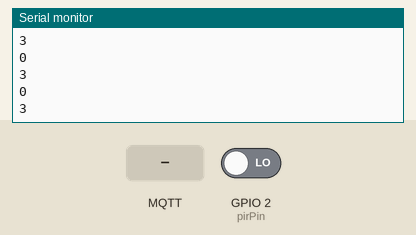
Bench run of a sketch on a simulated ESP8266 (NodeMCU). Shown: the last lines printed to the serial monitor. Inputs (shaded band) come from the test bench; at power-on: GPIO 2 (pirPin) LOW. WiFi joins after 1.5 s; servers stay silent unless stated; no MQTT or app messages arrive unless stated.

Above: at 3.0 s.
3.1 s: GPIO 2 (pirPin) driven HIGH
At 3.6 s:
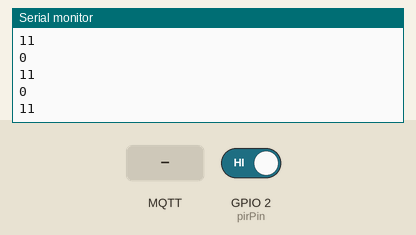
4.6 s: MQTT message "On" arrives on the first subscribed topic
At 5.6 s:
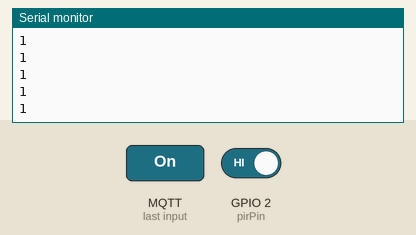
6.1 s: MQTT message "Off" arrives on the first subscribed topic
Timing chart, 0 to 9.1 s (numbered marks = the images above; inputs shaded):
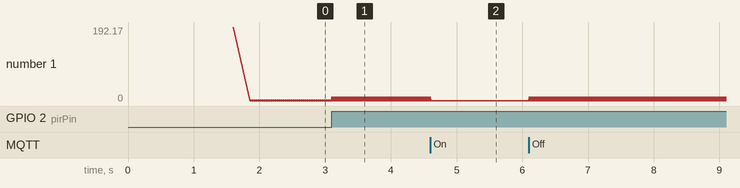

The sketch:

motion_sensor.ino
```cpp
// Define pins for LEDs

#include <PubSubClient.h>
#include <ESP8266WiFi.h>


//EDIT THESE LINES TO MATCH YOUR SETUP
#define MQTT_SERVER "91.121.93.94"
const char* ssid = "ssid";
const char* password = "password";

// Callback function header
void callback(char* topic, byte* payload, unsigned int length);

// millis
unsigned long currentMillis;
unsigned long startMillis;
const unsigned long period= 10000; // how much time?

bool isOn = false;
bool isMove= false;

//motion sensor status
int detectedLED ;

// Input from Motion Sensor on ESP8266 GPIO2
const int pirPin = 2;

// Variable to store value from PIR
int pirValue;

//topic to publish to for controlling the other ESP module
const char* lightTopic = "/house/light1";

//topic to subscribe to the light
const char* lightConfirmTopic = "/house/light1confirm";


WiFiClient wifiClient;
PubSubClient client(MQTT_SERVER, 1883, callback, wifiClient);

void setup() {

  // initial start time
  startMillis=millis();

  // Setup PIR as Input
  pinMode(pirPin, INPUT);

 // Initial 1 Minute Delay to stabilize sensor
 digitalWrite(detectedLED, LOW);
 Serial.println("wait");
 // delay(600);
 Serial.println("ready");

  //start the serial line for debugging
  Serial.begin(115200);
  delay(100);


  //start wifi subsystem
  WiFi.begin(ssid, password);

  //attempt to connect to the WIFI network and then connect to the MQTT server
  reconnect();

  //wait a bit before starting the main loop
  delay(200);
}


void loop() {

  //reconnect if connection is lost
  if (!client.connected() && WiFi.status() == 3) {reconnect();}

  //maintain MQTT connection
  client.loop();
  Serial.println(isOn);
  checkMotion();

  //MUST delay to allow ESP8266 WIFI functions to run
  delay(10);
}

//MQTT callback
void callback(char* topic, byte* payload, unsigned int length) {
 //convert topic to string to make it easier to work with
  String topicStr = topic;

  payload[length] = 0;
  String recv_payload = String(( char *) payload);

  //switch is turn on
  if(recv_payload == "On"){
     isOn=true;
     Serial.println("2");
  }
 // switch is turn off
  if (recv_payload == "Off") {
    isOn=false;
    isMove= false;
    Serial.println("4");
  }
 }

void checkMotion(){
// Get value from Light sensor
 //ldrValue = digitalRead(ldrPin);


    // Get value from motion sensor
    pirValue = digitalRead(pirPin);

    // See if motion Detected for the first time or the user turn the switch off
    if (pirValue == 1){
       isMove=true;
       if (isOn == false) {
           client.publish(lightTopic, "On"); //publish movment to the broker,
           Serial.println("11");
        }
    }
    if (pirValue == 0) {
       Serial.println("3");
     currentMillis = millis();  //get the current "time" (the number of milliseconds since the program started)
     if (currentMillis - startMillis >= period){  //test whether the period has elapsed
         if(isMove==false){
            //publish no movment to the broker,
            client.publish(lightTopic, "Off");
         }
         startMillis = currentMillis;  //IMPORTANT to save the start time of the current LED state.
     }
    }
}
//networking functions

void reconnect() {

  //attempt to connect to the wifi if connection is lost
  if(WiFi.status() != WL_CONNECTED){
    //debug printing
    Serial.print("Connecting to ");
    Serial.println(ssid);

    //loop while we wait for connection
    while (WiFi.status() != WL_CONNECTED) {
      delay(500);
      Serial.print(".");
    }

    //print out some more debug once connected
    Serial.println("");
    Serial.println("WiFi connected");
    Serial.println("IP address: ");
    Serial.println(WiFi.localIP());
  }

  //make sure we are connected to WIFI before attemping to reconnect to MQTT
  if(WiFi.status() == WL_CONNECTED){
  // Loop until we're reconnected to the MQTT server
    while (!client.connected()) {
      Serial.print("Attempting MQTT connection...");

      // Generate client name based on MAC address and last 8 bits of microsecond counter
      String clientName;
      clientName += "esp8266-";
      uint8_t mac[6];
      WiFi.macAddress(mac);
      clientName += macToStr(mac);

      //if connected, subscribe to the topic(s) we want to be notified about
      if (client.connect((char*) clientName.c_str())) {
        Serial.print("\tMTQQ Connected");
        client.subscribe(lightConfirmTopic);
      }

      //otherwise print failed for debugging
      else{Serial.println("\tFailed."); abort();}
    }
  }
}

//generate unique name from MAC addr
String macToStr(const uint8_t* mac){

  String result;

  for (int i = 0; i < 6; ++i) {
    result += String(mac[i], 16);

    if (i < 5){
      result += ':';
    }
  }

  return result;
}
```

Measured:
- after the input at 3.1 s, the serial monitor: prints a new line at once (image 1)
- after the input at 4.6 s, the serial monitor: prints a new line at once (image 2)
- plotted number 1: 3 → 11 after the input at 3.1 s, 11 → 1 after the input at 4.6 s
